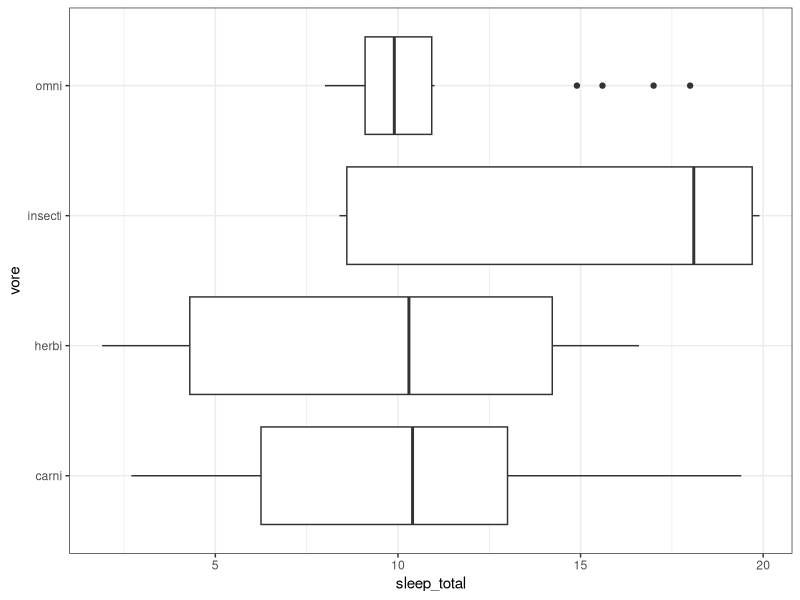
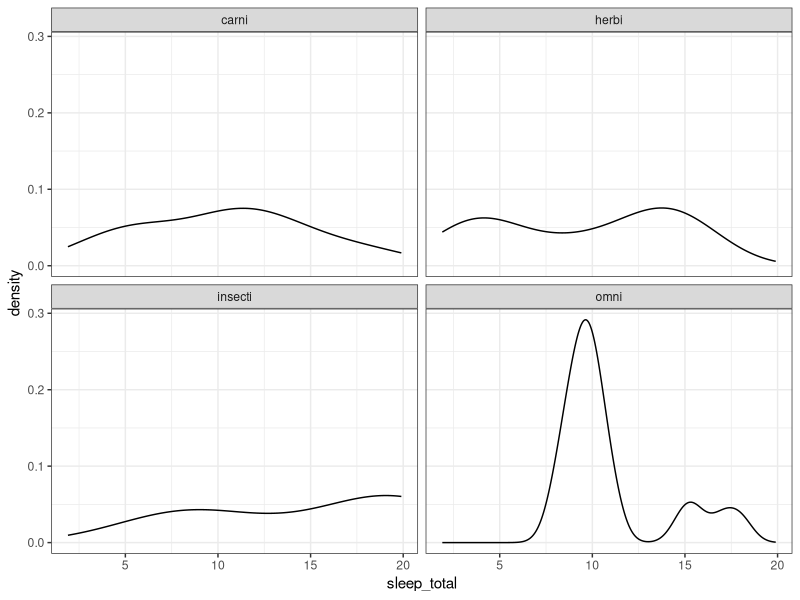
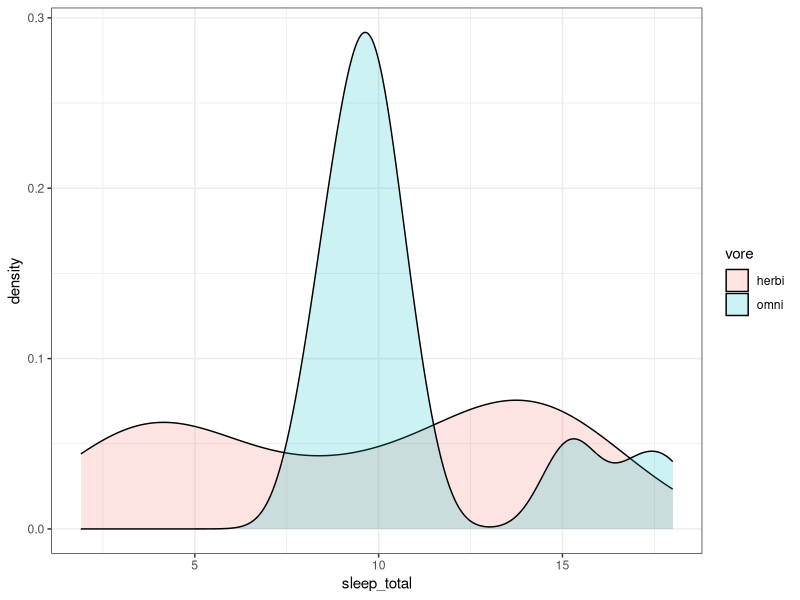

The R script that drew these images, in order:
## ---- chunk 1
#how to visualize numeric and categorical variable in the same plot 
library(tidyverse)
data()
?msleep
names(msleep)
View(msleep)
#exercice 1
msleep %>% 
  drop_na(vore) %>% 
  ggplot(aes(vore, sleep_total))+
  geom_boxplot()+
  coord_flip()+
  theme_bw()
#exercice 2

msleep %>% 
  drop_na(vore) %>% 
  ggplot(aes( sleep_total))+
  geom_density()+
  facet_wrap(~vore)+
  theme_bw()
#instead of using te facet wrap and putting it into four different graphs , , im gonna layer the densities on top of each other and give them a color 
#exercice 3  #if we write color intead of fill it will draw lines in different colors  (this kind of graph is only useful when we've got few categorical variables)

msleep %>% 
  drop_na(vore) %>% 
  filter(vore == "herbi" | vore == "omni") %>% 
  ggplot(aes( sleep_total, fill = vore))+
  #another way to do the filter is : filter(vore %in% c("carni", "omni"))
  geom_density(alpha = 0.2)+
  theme_bw()


